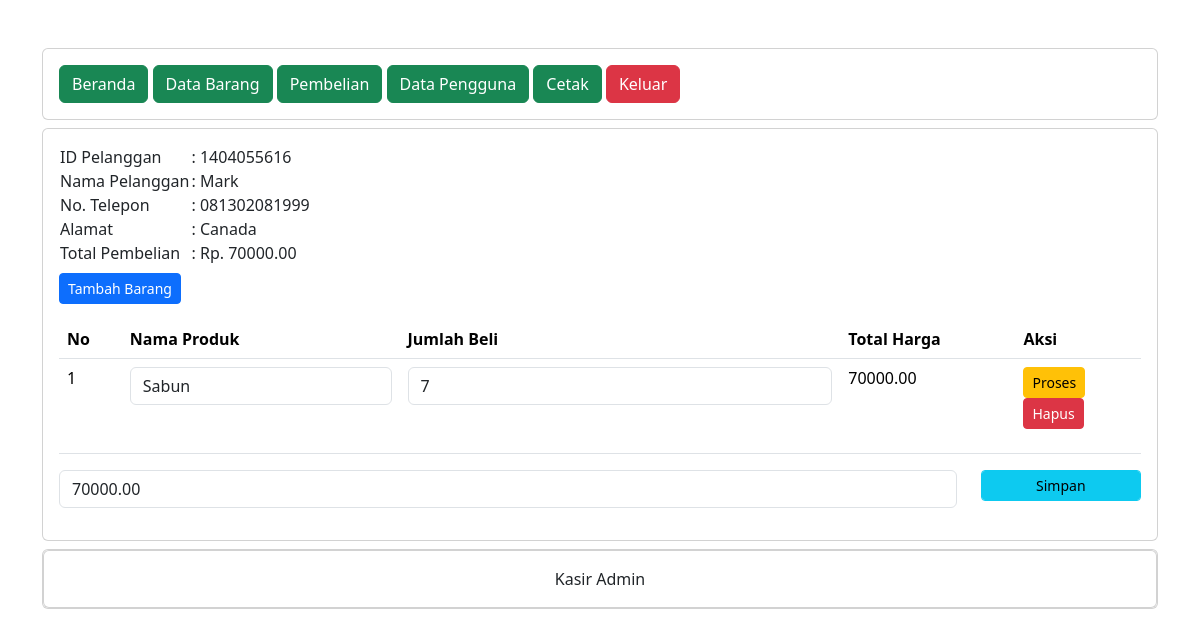
/administrator/detail_pembelian.php?PelangganID=1404055616 (signed in), run on the app's committed database.
### tables this page shows
CREATE TABLE `penjualan` (
  `PenjualanID` int(11) NOT NULL,
  `TanggalPenjualan` date NOT NULL,
  `TotalHarga` decimal(10,2) NOT NULL,
  `PelangganID` int(11) NOT NULL
);

CREATE TABLE `pelanggan` (
  `PelangganID` int(11) NOT NULL,
  `NamaPelanggan` varchar(255) NOT NULL,
  `Alamat` text NOT NULL,
  `NomorTelepon` varchar(15) NOT NULL
);

CREATE TABLE `detailpenjualan` (
  `DetailID` int(11) NOT NULL,
  `PenjualanID` int(11) NOT NULL,
  `ProdukID` int(11) NOT NULL,
  `JumlahProduk` int(11) NOT NULL,
  `SubTotal` decimal(10,2) NOT NULL
);

CREATE TABLE `produk` (
  `ProdukID` int(11) NOT NULL,
  `NamaProduk` varchar(255) NOT NULL,
  `Harga` decimal(10,2) NOT NULL,
  `Stok` int(11) NOT NULL
);

### administrator/detail_pembelian.php (the view, shortened to what this page needs)
<?php
include "header.php";
include "navbar.php";
?>
<div class="card mt-2">
    <div class="card-body">
        <?php
        include '../koneksi.php';
        $PelangganID = $_GET['PelangganID'];
        $data = mysqli_query($koneksi, "SELECT * FROM pelanggan INNER JOIN penjualan ON pelanggan.PelangganID=penjualan.PelangganID");
        while ($d = mysqli_fetch_array($data)) {
        ?>
            <?php if ($d['PelangganID'] == $PelangganID) { ?>
                <table>
                    <tr>
                        <td>ID Pelanggan</td>
                        <td>: <?php echo $d['PelangganID']; ?></td>
                    </tr>
                    <tr>
                        <td>Nama Pelanggan</td>
                        <td>: <?php echo $d['NamaPelanggan']; ?></td>
                    </tr>
                    <tr>
                        <td>No. Telepon</td>
                        <td>: <?php echo $d['NomorTelepon']; ?></td>
                    </tr>
                    <tr>
                        <td>Alamat</td>
                        <td>: <?php echo $d['Alamat']; ?></td>
                    </tr>
                    <tr>
                        <td>Total Pembelian</td>
                        <td>: Rp. <?php echo $d['TotalHarga']; ?></td>
                    </tr>
                </table>
                <form method="post" action="tambah_detail_penjualan.php">
                   <button type="submit" class="btn btn-primary btn-sm mt-2">
Tambah Barang
</button>
                </form>
                <table class="table">
                    <thead>
                        <tr>
                            <th>No</th>
                            <th>Nama Produk</th>
                            <th>Jumlah Beli</th>
                            <th>Total Harga</th>
                            <th>Aksi</th>
                        </tr>
                    </thead>
                    <tbody>
                        <?php
                        include '../koneksi.php';
                        $nos = 1;
                        $detailpenjualan = mysqli_query($koneksi, "SELECT * FROM
detailpenjualan");
                        while ($d_detailpenjualan =
                            mysqli_fetch_array($detailpenjualan)
                        ) {
                        ?>
                            <?php
                            if (
                                $d_detailpenjualan['PenjualanID'] ==
                                $d['PenjualanID']
                            ) { ?>
                                <tr>
                                    <td><?php echo $nos++; ?></td>
                                    <td>
                                        <form action="simpan_barang_beli.php" method="post">
                                            <div class="form-group">
                                                <select name="ProdukID" class="form-control" onchange="this.form.submit()">
                                                    <?php
                                                    include '../koneksi.php';
                                                    $produk =
                                                        mysqli_query($koneksi, "SELECT * FROM produk");
                                                    while ($d_produk =
                                                        mysqli_fetch_array($produk)
                                                    ) {
                                                    ?>
                                                        <option value="<?php echo
                                                                        $d_produk['ProdukID']; ?>" <?php if ($d_produk['ProdukID'] == $d_detailpenjualan['ProdukID']) {
                                                            echo "selected";
                                                        }
                            ?>><?php echo $d_produk['NamaProduk']; ?></option>
                                                    <?php } ?>
                                                </select>
                                            </div>
                                        </form>
                                    </td>
                                    <td>
                                        <form method="post" action="hitung_subtotal.php">
                                            <div class="form-group">
                                                <input type="number" name="JumlahProduk" value="<?php echo $d_detailpenjualan['JumlahProduk']; ?>" class="form-control">
                                            </div>
                                    </td>
                                    <td><?php echo
                                        $d_detailpenjualan['SubTotal']; ?></td>
                                    <td>
                                        <button type="submit" class="btn btn-warning btn-sm">Proses</button>
                                        <form method="post" action="hapus_detail_pembelian.php">
                                            <button type="submit" class="btn btn-danger btn-sm">Hapus</button>
                                        </form>
                                    </td>
                                </tr>
                            <?php } else {
                            ?>
                        <?php
                            }
                        }
                        ?>
                    </tbody>
                </table>
                <form method="post" action="simpan_total_harga.php">
                    <?php
                    include '../koneksi.php';
                    $detailpenjualan = mysqli_query($koneksi, "SELECT SUM(Subtotal) AS TotalHarga FROM detailpenjualan
WHERE PenjualanID='$d[PenjualanID]'");
                    $row = mysqli_fetch_assoc($detailpenjualan);
                    $sum = $row['TotalHarga'];
                    ?>
                    <div class="row">
                        <div class="col-sm-10">
                            <div class="form-group">
                                <input type="text" class="form-control" name="TotalHarga" value="<?php echo $sum; ?>">
                            </div>
                        </div>
                        <div class="col-sm-2">
                            <div class="form-group">
                                <button class="btn btn-info btn-sm form-control" type="submit">Simpan</button>
                            </div>
                        </div>
                    </div>
                </form>
            <?php } else { ?>
        <?php
            }
        }
        ?>
    </div>
</div>
<?php
include "footer.php";
?>

### data on the page
penjualan: PelangganID "1404055616", PelangganID.NamaPelanggan "Mark", PelangganID.NomorTelepon "081302081999", PelangganID.Alamat "Canada", TotalHarga "70000.00"
detailpenjualan: ProdukID "Sabun", JumlahProduk "7", SubTotal "70000.00"
